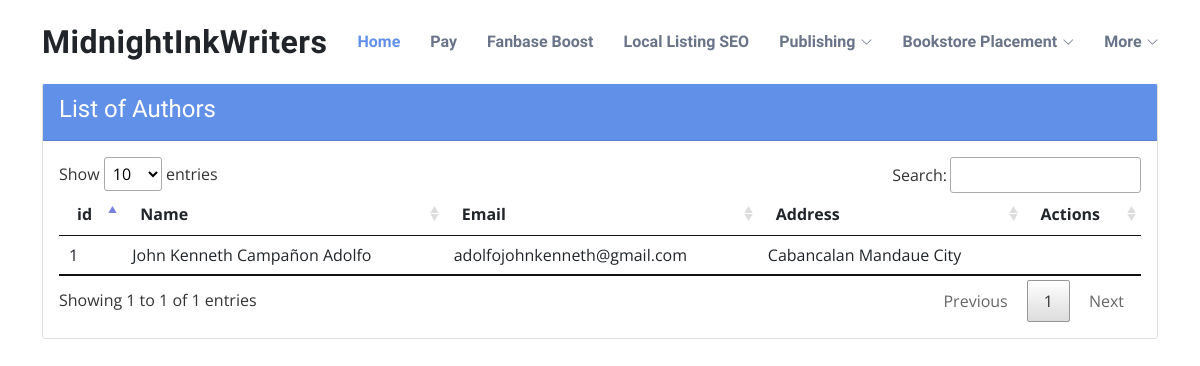
Screenshot of /index.php/authors with the database file from the repository.
### tables this page shows
CREATE TABLE `authors` (
  `id` int(5) NOT NULL,
  `firstname` varchar(50) NOT NULL,
  `middlename` varchar(50) NOT NULL,
  `lastname` varchar(50) NOT NULL,
  `address` varchar(255) NOT NULL,
  `gender` varchar(10) NOT NULL,
  `age` int(5) NOT NULL,
  `ion_user_id` int(5) NOT NULL,
  `created_at` datetime NOT NULL,
  `expired_at` datetime NOT NULL
);

CREATE TABLE `users` (
  `id` int(11) UNSIGNED NOT NULL,
  `ip_address` varchar(45) NOT NULL,
  `username` varchar(100) DEFAULT NULL,
  `password` varchar(255) NOT NULL,
  `email` varchar(254) NOT NULL,
  `activation_selector` varchar(255) DEFAULT NULL,
  `activation_code` varchar(255) DEFAULT NULL,
  `forgotten_password_selector` varchar(255) DEFAULT NULL,
  `forgotten_password_code` varchar(255) DEFAULT NULL,
  `forgotten_password_time` int(11) UNSIGNED DEFAULT NULL,
  `remember_selector` varchar(255) DEFAULT NULL,
  `remember_code` varchar(255) DEFAULT NULL,
  `created_on` int(11) UNSIGNED NOT NULL,
  `last_login` int(11) UNSIGNED DEFAULT NULL,
  `active` tinyint(1) UNSIGNED DEFAULT NULL,
  `first_name` varchar(50) DEFAULT NULL,
  `last_name` varchar(50) DEFAULT NULL,
  `company` varchar(100) DEFAULT NULL,
  `phone` varchar(20) DEFAULT NULL
);

### application/controllers/Authors.php (called while the page is built, shortened)
<?php
    class Authors extends CI_Controller {
    	public function __construct() {
    		$this->load->model('author_model');
            $this->load->model('ion_auth_model');
    		$this->load->database();
    		$this->load->library(['ion_auth', 'form_validation']);
    	}
        public function index() {
            $data['authors'] = $this->author_model->getAuthors();
            $this->load->view('templates/header');
            $this->load->view('authors/index', $data);
            $this->load->view('templates/footer');
        }
    }

### index.php (called while the page is built, shortened)
<?php
require_once BASEPATH.'core/CodeIgniter.php';

### application/models/Author_model.php (called while the page is built, shortened)
<?php
    class Author_model extends CI_Model {
        public function getAuthors() {
        	$this->db->order_by('id', 'desc');
        	$query = $this->db->get('authors');
        	return $query->result();
        }
        public function getAuthorbyIonId($ion) {
            $this->db->where('id', $ion);
            $query = $this->db->get('users');
            return $query->row();
        }
    }

### application/views/authors/index.php (the view)
<div id="site-content">
	<div class="container">
		<div class="row">
			<div class="col-md-12 col-sm-12">
				<div class="card">
					<div class="card-header bg-purple text-white">
						<div class="card-title">
							<h4 class="mt-1">List of Authors</h4>
						</div>
					</div>
					<div class="card-body">
						<table class="table table-responsive" id="editable-1">
							<thead>
								<tr>
									<th>id</th>
									<th>Name</th>
									<th>Email</th>
									<th>Address</th>
									<th>Actions</th>
								</tr>
							</thead>
							<tbody>
								<?php foreach($authors as $author) {
									$name = $author->firstname . ' ' . $author->middlename . ' ' . $author->lastname;
								?>
									<tr>
										<td><?php echo $author->id ?></td>
										<td><?php echo $name ?></td>
										<td><?php echo $this->author_model->getAuthorbyIonId($author->ion_user_id)->email ?></td>
										<td><?php echo $author->address ?></td>
										<td></td>
									</tr>
								<?php } ?>
							</tbody>
						</table>
					</div>
				</div>
			</div>
		</div>
	</div>
</div>

### assets/css/style.css (style rules this page uses)
body { font-family: "Open Sans", sans-serif; color: #444444; }
h1, h2, h3, h4, h5, h6 { font-family: "Raleway", sans-serif; }

### application/views/templates/header.php (style rules this page uses)
.bg-purple { background-color: #6190E8; }
#site-content { height: 100%; padding-top: 82px; }

### rows the page displays
authors: id "1", name "John Kenneth Campañon Adolfo", ion_user.email "adolfojohnkenneth@gmail.com", address "Cabancalan Mandaue City"
